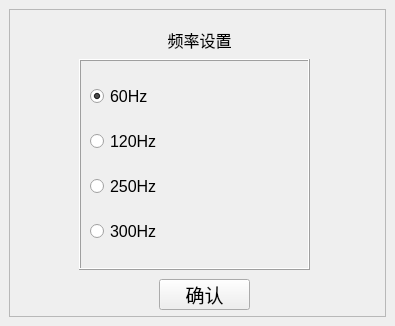
<?xml version="1.0" encoding="UTF-8"?>
<ui version="4.0">
 <class>frequency_setting</class>
 <widget class="QMainWindow" name="frequency_setting">
  <property name="geometry">
   <rect>
    <x>0</x>
    <y>0</y>
    <width>395</width>
    <height>326</height>
   </rect>
  </property>
  <property name="minimumSize">
   <size>
    <width>395</width>
    <height>326</height>
   </size>
  </property>
  <property name="maximumSize">
   <size>
    <width>395</width>
    <height>326</height>
   </size>
  </property>
  <property name="windowTitle">
   <string>MainWindow</string>
  </property>
  <widget class="QWidget" name="centralwidget">
   <layout class="QVBoxLayout" name="verticalLayout">
    <item>
     <widget class="QFrame" name="frame">
      <property name="frameShape">
       <enum>QFrame::StyledPanel</enum>
      </property>
      <property name="frameShadow">
       <enum>QFrame::Raised</enum>
      </property>
      <widget class="QLabel" name="label">
       <property name="geometry">
        <rect>
         <x>120</x>
         <y>20</y>
         <width>141</width>
         <height>21</height>
        </rect>
       </property>
       <property name="font">
        <font>
         <pointsize>12</pointsize>
        </font>
       </property>
       <property name="frameShape">
        <enum>QFrame::NoFrame</enum>
       </property>
       <property name="text">
        <string>频率设置</string>
       </property>
       <property name="alignment">
        <set>Qt::AlignCenter</set>
       </property>
      </widget>
      <widget class="QFrame" name="frame_2">
       <property name="geometry">
        <rect>
         <x>70</x>
         <y>50</y>
         <width>231</width>
         <height>211</height>
        </rect>
       </property>
       <property name="frameShape">
        <enum>QFrame::Box</enum>
       </property>
       <property name="frameShadow">
        <enum>QFrame::Raised</enum>
       </property>
       <layout class="QVBoxLayout" name="verticalLayout_2">
        <item>
         <widget class="QRadioButton" name="radio_60HZ">
          <property name="font">
           <font>
            <pointsize>12</pointsize>
           </font>
          </property>
          <property name="text">
           <string>60Hz</string>
          </property>
          <property name="checked">
           <bool>true</bool>
          </property>
         </widget>
        </item>
        <item>
         <widget class="QRadioButton" name="radio_120HZ">
          <property name="font">
           <font>
            <pointsize>12</pointsize>
           </font>
          </property>
          <property name="text">
           <string>120Hz</string>
          </property>
         </widget>
        </item>
        <item>
         <widget class="QRadioButton" name="radio_250HZ">
          <property name="font">
           <font>
            <pointsize>12</pointsize>
           </font>
          </property>
          <property name="text">
           <string>250Hz</string>
          </property>
         </widget>
        </item>
        <item>
         <widget class="QRadioButton" name="radio_300HZ">
          <property name="font">
           <font>
            <pointsize>12</pointsize>
           </font>
          </property>
          <property name="text">
           <string>300Hz</string>
          </property>
         </widget>
        </item>
       </layout>
      </widget>
      <widget class="QPushButton" name="btnClear">
       <property name="geometry">
        <rect>
         <x>150</x>
         <y>270</y>
         <width>91</width>
         <height>31</height>
        </rect>
       </property>
       <property name="font">
        <font>
         <pointsize>14</pointsize>
        </font>
       </property>
       <property name="text">
        <string>确认</string>
       </property>
      </widget>
     </widget>
    </item>
   </layout>
  </widget>
 </widget>
 <resources/>
 <connections/>
</ui>
